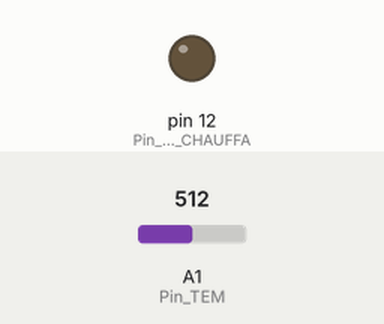
Bench run of a sketch on a simulated Arduino Uno, built with avr-gcc and run on an emulated ATmega328P. Shown: output pins drawn as LEDs (lit = HIGH). The test bench sets the inputs (shaded band); at power-on: A1 (Pin_TEM) = 512.

Above: at 1.2 s.
1.3 s: A1 (Pin_TEM) set to 34
2.8 s: A1 (Pin_TEM) set to 28
At 4.0 s:
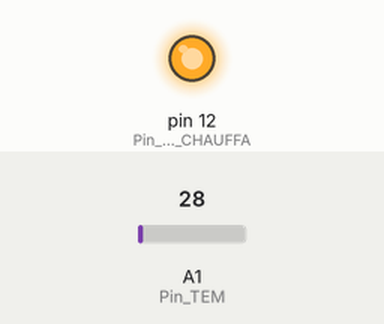
4.3 s: A1 (Pin_TEM) set to 122
At 5.1 s:
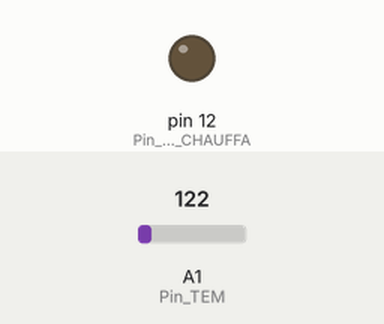
5.8 s: A1 (Pin_TEM) set to 0
At 6.3 s:
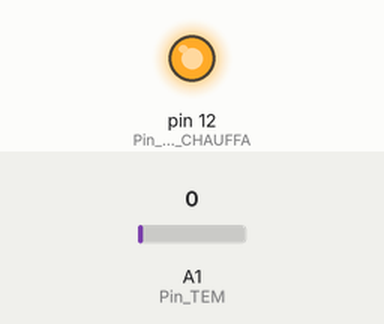
Timing chart, 0 to 8.3 s (numbered marks = the images above; inputs shaded):
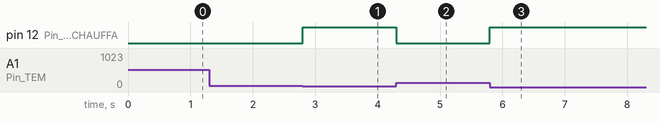

The sketch:

sketch_exemple2_TEM.ino
```cpp
int Pin_LED_CHAUFFA= 12;


const int Pin_TEM= A1;


void setup() {


}

void loop() {


 pinMode(Pin_TEM, INPUT);

 pinMode(Pin_LED_CHAUFFA, OUTPUT);


  int Vin_TEM = analogRead(Pin_TEM);
  int Vout_TEM = ( Vin_TEM * 5.0 / 1023 * 1000 )/ 10;


if(Vout_TEM <=14){
 // CHauffage automatique

      digitalWrite(Pin_LED_CHAUFFA,HIGH);


    }
     else {

      digitalWrite(Pin_LED_CHAUFFA,LOW);


    }


 }
```

Measured:
- the behaviour switches between 31 and 30 on A1 (Pin_TEM) (found by bisection; images 0 and 1)
- after the input at 1.3 s, every drawn part: stays the same
- after the input at 2.8 s, pin 12 (Pin_LED_CHAUFFA): LOW → HIGH at once
- after the input at 4.3 s, pin 12 (Pin_LED_CHAUFFA): HIGH → LOW at once
- after the input at 5.8 s, pin 12 (Pin_LED_CHAUFFA): LOW → HIGH at once
